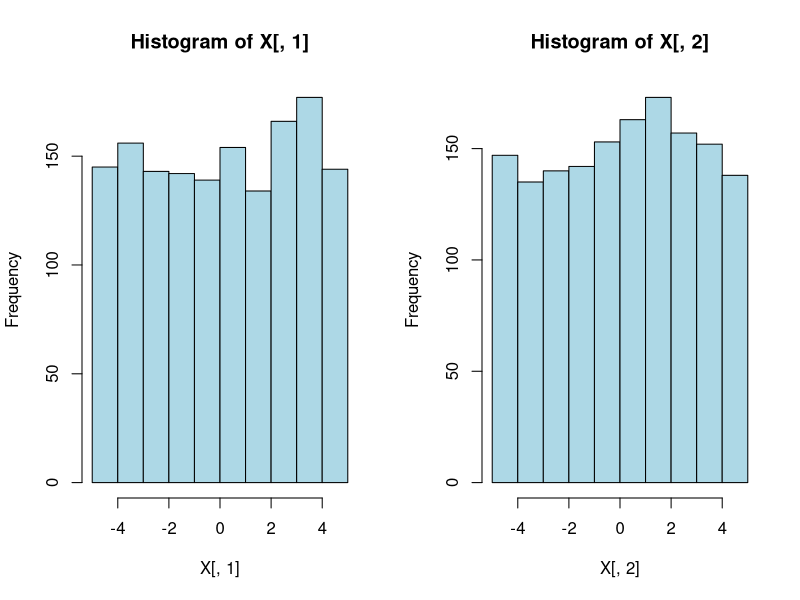

R code for this plot:
## ---- chunk 1
r_matrix <- function(n, m, a = -5, b = 5) {
  matrix(runif(n*m, min=a, max=b), nrow = n, ncol = m) 
}
## ---- chunk 2
X <- r_matrix(1500, 4)
## ---- chunk 3
par(mfrow = c(1,2))
hist(X[,1], col = "light blue")
hist(X[,2], col = "light blue")
## ---- chunk 4
x <- X[1]
y1 <- X[2]
y2 <- X[3]
y3 <- X[4]
